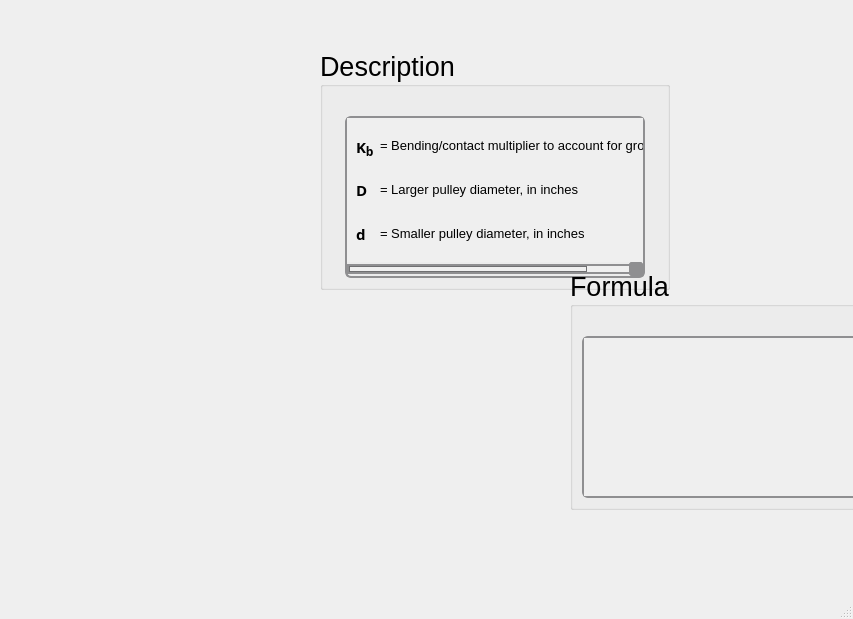
<?xml version="1.0" encoding="UTF-8"?>
<ui version="4.0">
 <class>MainWindow</class>
 <widget class="QMainWindow" name="MainWindow">
  <property name="geometry">
   <rect>
    <x>0</x>
    <y>0</y>
    <width>853</width>
    <height>619</height>
   </rect>
  </property>
  <property name="windowTitle">
   <string>MainWindow</string>
  </property>
  <widget class="QWidget" name="centralwidget">
   <widget class="QGroupBox" name="groupBox_768">
    <property name="geometry">
     <rect>
      <x>320</x>
      <y>50</y>
      <width>350</width>
      <height>240</height>
     </rect>
    </property>
    <property name="sizePolicy">
     <sizepolicy hsizetype="Minimum" vsizetype="Minimum">
      <horstretch>0</horstretch>
      <verstretch>0</verstretch>
     </sizepolicy>
    </property>
    <property name="minimumSize">
     <size>
      <width>350</width>
      <height>0</height>
     </size>
    </property>
    <property name="maximumSize">
     <size>
      <width>350</width>
      <height>241</height>
     </size>
    </property>
    <property name="font">
     <font>
      <family>Segoe UI</family>
      <pointsize>20</pointsize>
      <weight>50</weight>
      <italic>false</italic>
      <bold>false</bold>
     </font>
    </property>
    <property name="title">
     <string>Description</string>
    </property>
    <layout class="QGridLayout" name="gridLayout_1564">
     <item row="0" column="0">
      <spacer name="verticalSpacer_768">
       <property name="orientation">
        <enum>Qt::Vertical</enum>
       </property>
       <property name="sizeType">
        <enum>QSizePolicy::Fixed</enum>
       </property>
       <property name="sizeHint" stdset="0">
        <size>
         <width>20</width>
         <height>20</height>
        </size>
       </property>
      </spacer>
     </item>
     <item row="1" column="0">
      <widget class="QScrollArea" name="scrollArea_466">
       <property name="sizePolicy">
        <sizepolicy hsizetype="Minimum" vsizetype="Minimum">
         <horstretch>0</horstretch>
         <verstretch>0</verstretch>
        </sizepolicy>
       </property>
       <property name="maximumSize">
        <size>
         <width>300</width>
         <height>361</height>
        </size>
       </property>
       <property name="font">
        <font>
         <family>Segoe UI</family>
         <pointsize>15</pointsize>
         <weight>50</weight>
         <italic>false</italic>
         <bold>false</bold>
        </font>
       </property>
       <property name="styleSheet">
        <string notr="true">QScrollArea {
    background: qlineargradient(x1:0, y1:0, x2:0, y2:1,
                               stop:0 #f6f7fa, stop:1 #dadbde);
    border: 2px solid #8f8f91;
    border-radius: 6px;
}

QScrollArea QScrollBar:vertical, QScrollArea QScrollBar:horizontal {
    background: qlineargradient(x1:0, y1:0, x2:0, y2:1,
                               stop:0 #f6f7fa, stop:1 #dadbde);
    border: 2px solid #8f8f91;
    border-radius: 6px;
    width: 14px;
    height: 14px;
    margin: 2px 0 2px 0;
}

/* Completely remove the bottom button of the vertical scrollbar */
QScrollArea QScrollBar::add-line:vertical {
    height: 0px;
    width: 0px;
    border: none;
    background: none;
    margin: 0px;
    padding: 0px;
}

QScrollArea QScrollBar::handle:vertical, QScrollArea QScrollBar::handle:horizontal {
    background: qlineargradient(x1:0, y1:0, x2:0, y2:1,
                               stop:0 #8f8f91, stop:1 #6f6f71);
    min-height: 20px;
    border-radius: 6px;
    border: 1px solid #6f6f71;
}

QScrollArea QScrollBar::handle:vertical:hover, QScrollArea QScrollBar::handle:horizontal:hover {
    background: qlineargradient(x1:0, y1:0, x2:0, y2:1,
                               stop:0 #6f6f71, stop:1 #4f4f51);
    border: 1px solid #4f4f51;
}

QScrollArea QScrollBar::sub-line:vertical, QScrollArea QScrollBar::add-line:horizontal, QScrollArea QScrollBar::sub-line:horizontal {
    background: #8f8f91;
    border: none;
    border-radius: 3px;
    height: 14px;
    width: 14px;
    subcontrol-origin: margin;
}

QScrollArea QScrollBar::sub-line:vertical:hover, QScrollArea QScrollBar::add-line:horizontal:hover, QScrollArea QScrollBar::sub-line:horizontal:hover {
    background: #6f6f71;
}

QScrollArea QScrollBar::add-page:vertical, QScrollArea QScrollBar::sub-page:vertical,
QScrollArea QScrollBar::add-page:horizontal, QScrollArea QScrollBar::sub-page:horizontal {
    background: transparent;
}
</string>
       </property>
       <property name="verticalScrollBarPolicy">
        <enum>Qt::ScrollBarAsNeeded</enum>
       </property>
       <property name="horizontalScrollBarPolicy">
        <enum>Qt::ScrollBarAsNeeded</enum>
       </property>
       <property name="widgetResizable">
        <bool>true</bool>
       </property>
       <widget class="QWidget" name="scrollAreaWidgetContents_466">
        <property name="geometry">
         <rect>
          <x>0</x>
          <y>0</y>
          <width>388</width>
          <height>132</height>
         </rect>
        </property>
        <layout class="QGridLayout" name="gridLayout_1565">
         <item row="6" column="1">
          <widget class="QLabel" name="htext_1189">
           <property name="font">
            <font>
             <family>MS Shell Dlg 2</family>
             <pointsize>11</pointsize>
             <weight>50</weight>
             <italic>false</italic>
             <bold>false</bold>
            </font>
           </property>
           <property name="text">
            <string>&lt;html&gt;&lt;head/&gt;&lt;body&gt;&lt;p&gt;&lt;span style=&quot; font-size:10pt;&quot;&gt;= Smaller pulley diameter, in inches&lt;/span&gt;&lt;/p&gt;&lt;/body&gt;&lt;/html&gt;</string>
           </property>
          </widget>
         </item>
         <item row="0" column="1">
          <widget class="QLabel" name="htext_1187">
           <property name="font">
            <font>
             <family>MS Shell Dlg 2</family>
             <pointsize>10</pointsize>
             <weight>50</weight>
             <italic>false</italic>
             <bold>false</bold>
            </font>
           </property>
           <property name="text">
            <string>&lt;html&gt;&lt;head/&gt;&lt;body&gt;&lt;p&gt;= Bending/contact multiplier to account for groove angle&lt;/p&gt;&lt;/body&gt;&lt;/html&gt;</string>
           </property>
          </widget>
         </item>
         <item row="0" column="0">
          <widget class="QLabel" name="label_437">
           <property name="font">
            <font>
             <family>Segoe UI Variable Small Semibol</family>
             <pointsize>11</pointsize>
             <weight>75</weight>
             <bold>true</bold>
            </font>
           </property>
           <property name="text">
            <string>&lt;html&gt;&lt;head/&gt;&lt;body&gt;&lt;p&gt;K&lt;span style=&quot; font-size:14pt; vertical-align:sub;&quot;&gt;b&lt;/span&gt;&lt;/p&gt;&lt;/body&gt;&lt;/html&gt;</string>
           </property>
          </widget>
         </item>
         <item row="1" column="1">
          <widget class="QLabel" name="htext_1190">
           <property name="font">
            <font>
             <family>MS Shell Dlg 2</family>
             <pointsize>11</pointsize>
             <weight>50</weight>
             <italic>false</italic>
             <bold>false</bold>
            </font>
           </property>
           <property name="text">
            <string>&lt;html&gt;&lt;head/&gt;&lt;body&gt;&lt;p&gt;&lt;span style=&quot; font-size:10pt;&quot;&gt;= Larger pulley diameter, in inches&lt;/span&gt;&lt;/p&gt;&lt;/body&gt;&lt;/html&gt;</string>
           </property>
          </widget>
         </item>
         <item row="1" column="0">
          <widget class="QLabel" name="label_439">
           <property name="font">
            <font>
             <family>Segoe UI Variable Small Semibol</family>
             <pointsize>11</pointsize>
             <weight>75</weight>
             <bold>true</bold>
            </font>
           </property>
           <property name="text">
            <string>D</string>
           </property>
          </widget>
         </item>
         <item row="6" column="0">
          <widget class="QLabel" name="label_440">
           <property name="font">
            <font>
             <family>Segoe UI Variable Small Semibol</family>
             <pointsize>11</pointsize>
             <weight>75</weight>
             <bold>true</bold>
            </font>
           </property>
           <property name="text">
            <string>d</string>
           </property>
          </widget>
         </item>
        </layout>
       </widget>
      </widget>
     </item>
    </layout>
   </widget>
   <widget class="QGroupBox" name="groupBox_767">
    <property name="geometry">
     <rect>
      <x>570</x>
      <y>270</y>
      <width>450</width>
      <height>240</height>
     </rect>
    </property>
    <property name="sizePolicy">
     <sizepolicy hsizetype="Minimum" vsizetype="Minimum">
      <horstretch>0</horstretch>
      <verstretch>0</verstretch>
     </sizepolicy>
    </property>
    <property name="minimumSize">
     <size>
      <width>450</width>
      <height>0</height>
     </size>
    </property>
    <property name="maximumSize">
     <size>
      <width>450</width>
      <height>241</height>
     </size>
    </property>
    <property name="font">
     <font>
      <family>Segoe UI</family>
      <pointsize>20</pointsize>
      <weight>50</weight>
      <italic>false</italic>
      <bold>false</bold>
     </font>
    </property>
    <property name="title">
     <string>Formula</string>
    </property>
    <layout class="QGridLayout" name="gridLayout_1562">
     <item row="1" column="0">
      <widget class="QScrollArea" name="scrollArea_465">
       <property name="sizePolicy">
        <sizepolicy hsizetype="Minimum" vsizetype="Minimum">
         <horstretch>0</horstretch>
         <verstretch>0</verstretch>
        </sizepolicy>
       </property>
       <property name="font">
        <font>
         <family>Segoe UI</family>
         <pointsize>15</pointsize>
         <weight>50</weight>
         <italic>false</italic>
         <bold>false</bold>
        </font>
       </property>
       <property name="styleSheet">
        <string notr="true">QScrollArea {
    background: qlineargradient(x1:0, y1:0, x2:0, y2:1,
                               stop:0 #f6f7fa, stop:1 #dadbde);
    border: 2px solid #8f8f91;
    border-radius: 6px;
}

QScrollArea QScrollBar:vertical, QScrollArea QScrollBar:horizontal {
    background: qlineargradient(x1:0, y1:0, x2:0, y2:1,
                               stop:0 #f6f7fa, stop:1 #dadbde);
    border: 2px solid #8f8f91;
    border-radius: 6px;
    width: 14px;
    height: 14px;
    margin: 2px 0 2px 0;
}

/* Completely remove the bottom button of the vertical scrollbar */
QScrollArea QScrollBar::add-line:vertical {
    height: 0px;
    width: 0px;
    border: none;
    background: none;
    margin: 0px;
    padding: 0px;
}

QScrollArea QScrollBar::handle:vertical, QScrollArea QScrollBar::handle:horizontal {
    background: qlineargradient(x1:0, y1:0, x2:0, y2:1,
                               stop:0 #8f8f91, stop:1 #6f6f71);
    min-height: 20px;
    border-radius: 6px;
    border: 1px solid #6f6f71;
}

QScrollArea QScrollBar::handle:vertical:hover, QScrollArea QScrollBar::handle:horizontal:hover {
    background: qlineargradient(x1:0, y1:0, x2:0, y2:1,
                               stop:0 #6f6f71, stop:1 #4f4f51);
    border: 1px solid #4f4f51;
}

QScrollArea QScrollBar::sub-line:vertical, QScrollArea QScrollBar::add-line:horizontal, QScrollArea QScrollBar::sub-line:horizontal {
    background: #8f8f91;
    border: none;
    border-radius: 3px;
    height: 14px;
    width: 14px;
    subcontrol-origin: margin;
}

QScrollArea QScrollBar::sub-line:vertical:hover, QScrollArea QScrollBar::add-line:horizontal:hover, QScrollArea QScrollBar::sub-line:horizontal:hover {
    background: #6f6f71;
}

QScrollArea QScrollBar::add-page:vertical, QScrollArea QScrollBar::sub-page:vertical,
QScrollArea QScrollBar::add-page:horizontal, QScrollArea QScrollBar::sub-page:horizontal {
    background: transparent;
}
</string>
       </property>
       <property name="verticalScrollBarPolicy">
        <enum>Qt::ScrollBarAsNeeded</enum>
       </property>
       <property name="widgetResizable">
        <bool>true</bool>
       </property>
       <widget class="QWidget" name="scrollAreaWidgetContents_465">
        <property name="geometry">
         <rect>
          <x>0</x>
          <y>0</y>
          <width>422</width>
          <height>146</height>
         </rect>
        </property>
        <layout class="QGridLayout" name="gridLayout_1563">
         <item row="1" column="0">
          <widget class="QLabel" name="htext_2806">
           <property name="font">
            <font>
             <family>MS Shell Dlg 2</family>
             <pointsize>11</pointsize>
             <weight>50</weight>
             <italic>false</italic>
             <bold>false</bold>
            </font>
           </property>
           <property name="text">
            <string>&lt;html&gt;&lt;head/&gt;&lt;body&gt;&lt;p&gt;&lt;img src=&quot;:/desc/images/Fb2 vbelt.png&quot;/&gt;&lt;/p&gt;&lt;/body&gt;&lt;/html&gt;</string>
           </property>
           <property name="scaledContents">
            <bool>true</bool>
           </property>
          </widget>
         </item>
         <item row="0" column="0">
          <widget class="QLabel" name="htext_2807">
           <property name="font">
            <font>
             <family>MS Shell Dlg 2</family>
             <pointsize>11</pointsize>
             <weight>50</weight>
             <italic>false</italic>
             <bold>false</bold>
            </font>
           </property>
           <property name="text">
            <string>&lt;html&gt;&lt;head/&gt;&lt;body&gt;&lt;p&gt;&lt;img src=&quot;:/desc/images/Fb1 vbelt.png&quot;/&gt;&lt;/p&gt;&lt;/body&gt;&lt;/html&gt;</string>
           </property>
           <property name="scaledContents">
            <bool>true</bool>
           </property>
          </widget>
         </item>
        </layout>
       </widget>
      </widget>
     </item>
     <item row="0" column="0">
      <spacer name="verticalSpacer_767">
       <property name="orientation">
        <enum>Qt::Vertical</enum>
       </property>
       <property name="sizeType">
        <enum>QSizePolicy::Fixed</enum>
       </property>
       <property name="sizeHint" stdset="0">
        <size>
         <width>20</width>
         <height>20</height>
        </size>
       </property>
      </spacer>
     </item>
    </layout>
   </widget>
  </widget>
  <widget class="QMenuBar" name="menubar">
   <property name="geometry">
    <rect>
     <x>0</x>
     <y>0</y>
     <width>853</width>
     <height>24</height>
    </rect>
   </property>
  </widget>
  <widget class="QStatusBar" name="statusbar"/>
 </widget>
 <resources/>
 <connections/>
</ui>
